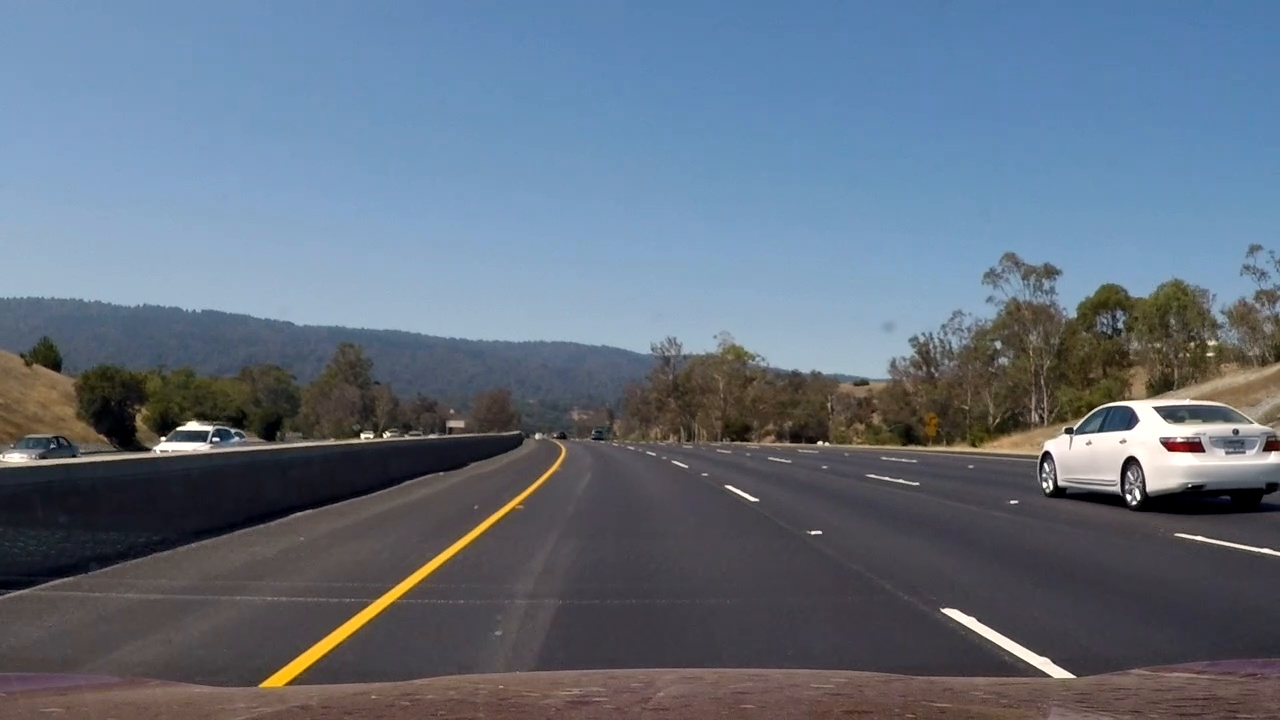
#> input picture test_images/0242.jpg, 1280 x 720 px, given in place of t, which was not available
$ python -i lesson_functions.py   (imports and definitions only)   (older library calls are emulated)
#> lines starting #> are read from the running program, lines starting #| are printed output that depends on the picture; pictures that were not available may be replaced by others from this repository, and a replacement may not be noted
#> in load_image, img is the input picture: shape (720, 1280, 3); mean B, G, R 126.6, 111, 98.4
import numpy as np
import cv2
from skimage.feature import hog

# mainly copied from lesson #34 with some minor modifications

# Define a function to return HOG features and visualization
def get_hog_features(img_channel, orient, pix_per_cell, cell_per_block,
                        vis=False, feature_vec=True):
    # Call with two outputs if vis==True
    res = hog(img_channel, orientations=orient,
                                pixels_per_cell=(pix_per_cell, pix_per_cell),
                                cells_per_block=(cell_per_block, cell_per_block),
                                transform_sqrt=False,
                                visualise=vis,
                                feature_vector=feature_vec,
                                block_norm = 'L1')
    #return features, hog_image
    #return features
    return res

# [20 lines of commented-out code are left out]
def bin_spatial(img, size=(32, 32)):
#> called with size = (32, 32)
    color1 = cv2.resize(img[:,:,0], size).ravel()
#> color1 = 1024 values, max 255 at index 604, min 0 at index 733, mean 98.7
    color2 = cv2.resize(img[:,:,1], size).ravel()
#> color2 = 1024 values, max 255 at index 636, min 0 at index 733, mean 111.3
    color3 = cv2.resize(img[:,:,2], size).ravel()
#> color3 = 1024 values, max 254 at index 604, min 0 at index 733, mean 126.8
    return np.hstack((color1, color2, color3))

def color_hist(img, nbins=32):    #bins_range=(0, 256)
    # Compute the histogram of the color channels separately
    channel1_hist = np.histogram(img[:,:,0], bins=nbins)
    channel2_hist = np.histogram(img[:,:,1], bins=nbins)
    channel3_hist = np.histogram(img[:,:,2], bins=nbins)
    # Concatenate the histograms into a single feature vector
    hist_features = np.concatenate((channel1_hist[0], channel2_hist[0], channel3_hist[0]))
    # Return the individual histograms, bin_centers and feature vector
    return hist_features

# Define a function to extract features from a single image window
# This function is very similar to extract_features()
# just for a single image rather than list of images
# [92 lines left out: functions single_img_features, search_windows, not called in this run]

# [44 lines of commented-out code are left out]
def extract_features(img_filenames, color_space='RGB', spatial_size=(32, 32),
                        hist_bins=32, orient=9,
                        pix_per_cell=8, cell_per_block=2, hog_channel=0,
                        spatial_feat=True, hist_feat=True, hog_feat=True):
    # Create a list to append feature vectors to
    features = []
    # Iterate through the list of images
    for file in img_filenames:
        file_features = []
        feature_image = load_image(file, color_space)

        if spatial_feat == True:
            spatial_features = bin_spatial(feature_image, size=spatial_size)
#> spatial_features = 3072 values, max 255 at index 604, min 0 at index 733, mean 112.3
            file_features.append(spatial_features)
        if hist_feat == True:
            # Apply color_hist()
            hist_features = color_hist(feature_image, nbins=hist_bins)
#> in color_hist, `hist_features = np.concatenate((channel1_hist[0], channel2_hist[0], ch..`: hist_features = 96 values, max 129576 at index 87, min 935 at index 60, mean 28800
            file_features.append(hist_features)
        if hog_feat == True:
        # Call get_hog_features() with vis=False, feature_vec=True
            if hog_channel == 'ALL':
                hog_features = []
                for channel in range(feature_image.shape[2]):
                    hog_features.append(get_hog_features(feature_image[:,:,channel],
                                        orient, pix_per_cell, cell_per_block,
                                        vis=False, feature_vec=True))
                hog_features = np.ravel(hog_features)
            else:
                hog_features = get_hog_features(feature_image[:,:,hog_channel], orient,
                            pix_per_cell, cell_per_block, vis=False, feature_vec=True)
#> in get_hog_features, `res = hog(img_channel, orientations=orient, pixels_per_cell=(pix_per_c..`:
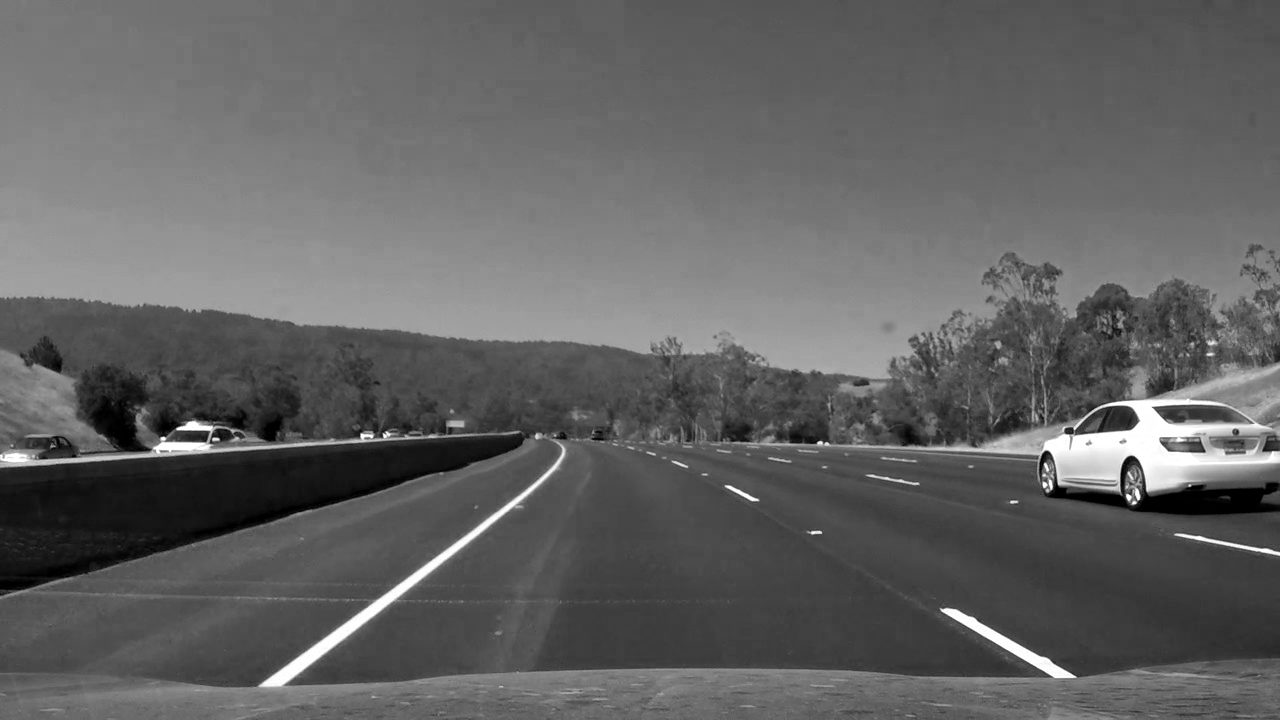
#> img_channel: shape (720, 1280); min 0, max 255, mean 98.4
            # Append the new feature vector to the features list
            file_features.append(hog_features)
        features.append(np.concatenate(file_features))
#> pass 2 of the loop in extract_features, `for file in img_filenames:`:
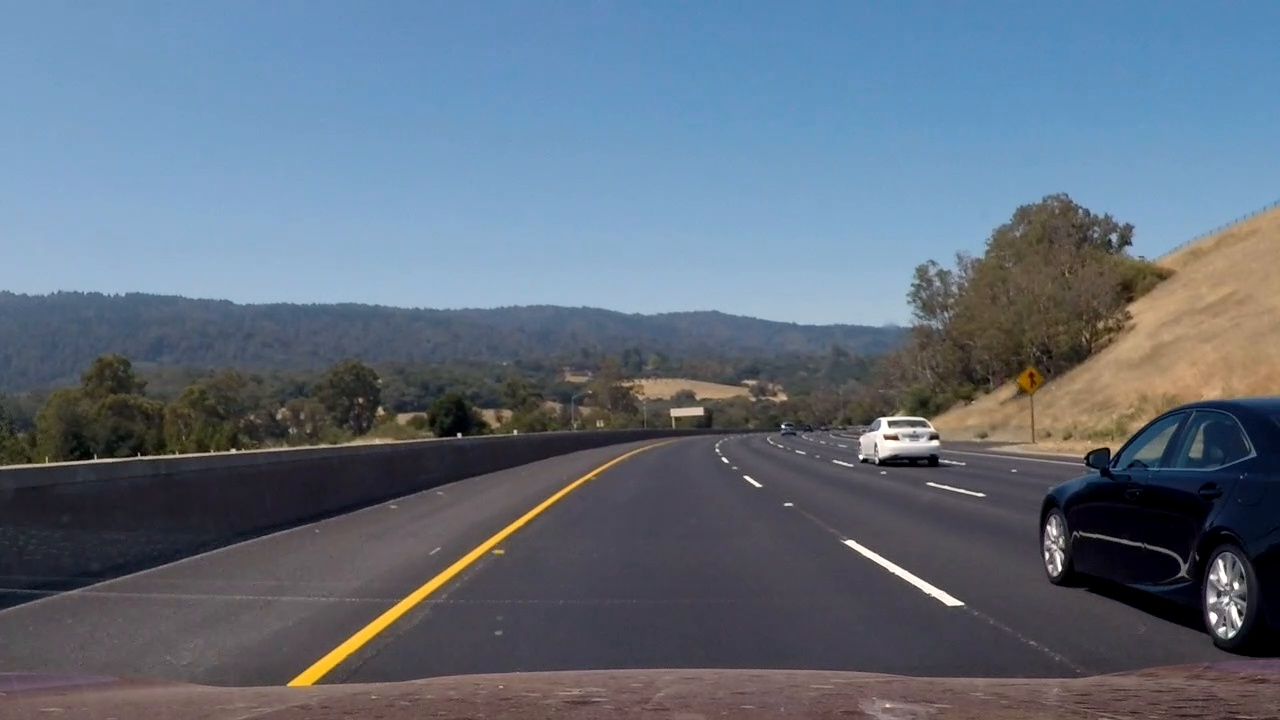
#> input picture test_images/0709.jpg, 1280 x 720 px, given in place of e, which was not available
#> in load_image, img is the input picture: shape (720, 1280, 3); mean B, G, R 125.2, 109.8, 96.9
#> spatial_features = 3072 values, max 255 at index 842, min 0 at index 733, mean 111.7
#> in extract_features, `hist_features = color_hist(feature_image, nbins=hist_bins)`: hist_features = 96 values, max 134110 at index 88, min 246 at index 59, mean 28800
#> in get_hog_features (call 2), `res = hog(img_channel, orientations=orient, pixels_per_cell=(pix_per_c..`:
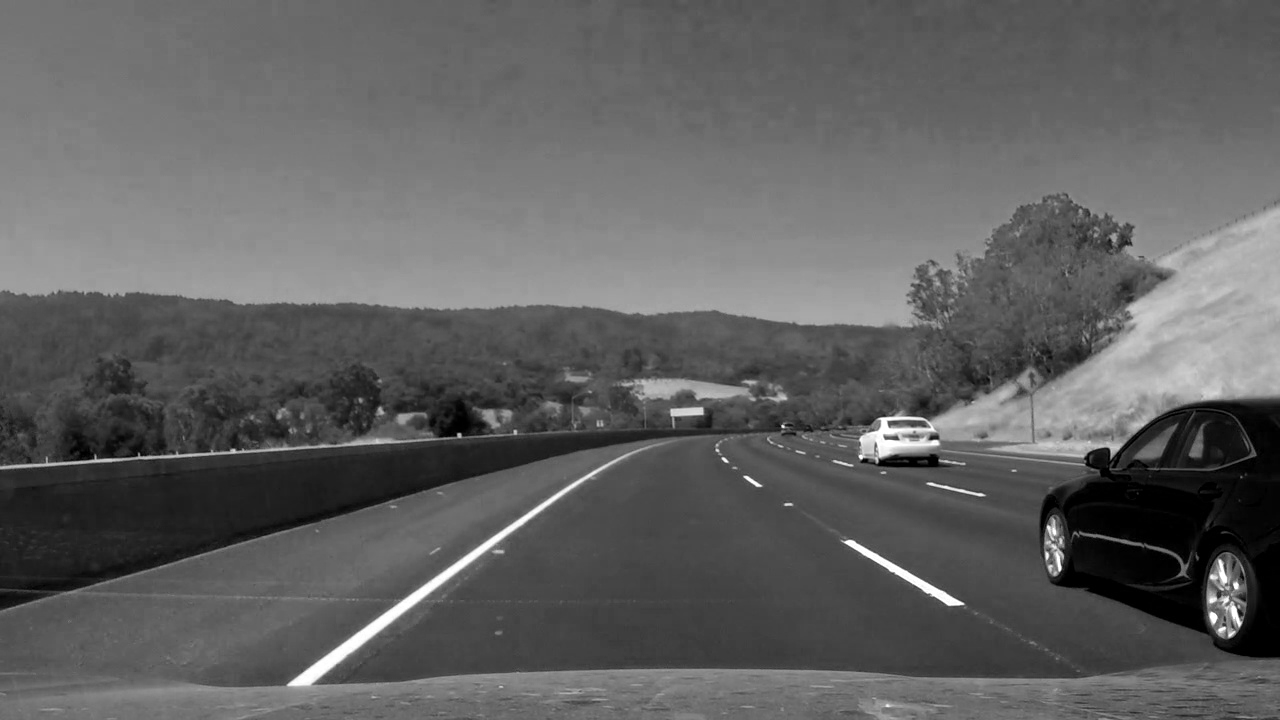
#> img_channel: shape (720, 1280); min 0, max 255, mean 96.9
    # Return list of feature vectors
    return features


# Define a function that takes an image,
# start and stop positions in both x and y,
# window size (x and y dimensions),
# and overlap fraction (for both x and y)
# [51 lines left out: functions slide_window, draw_boxes, not called in this run]


def load_image(file, color_space):
    # Read in each one by one
    img = cv2.imread(file)
    space = eval('cv2.COLOR_BGR2' + color_space)
#> (the run stopped early here; a loop or call above may not have finished)
